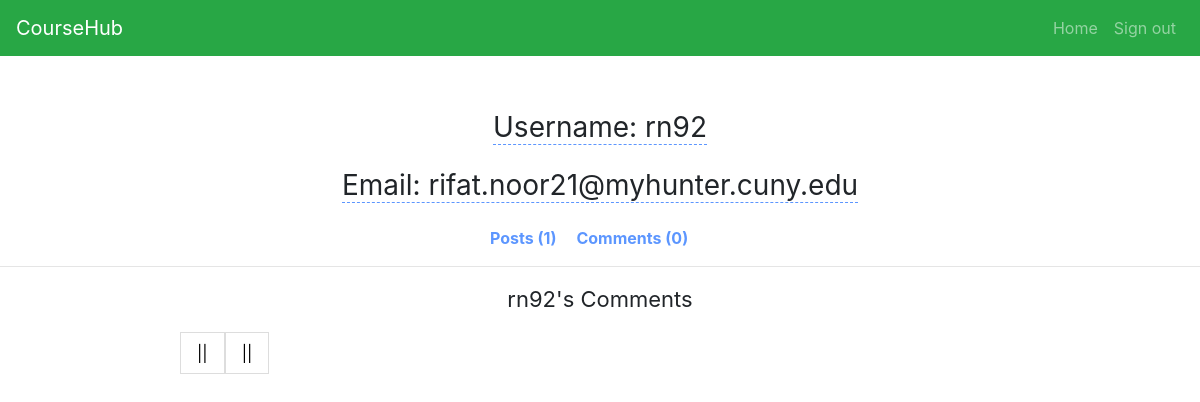
/usercenter/rn92/comment (signed in), run on an earlier commit of the app's database.
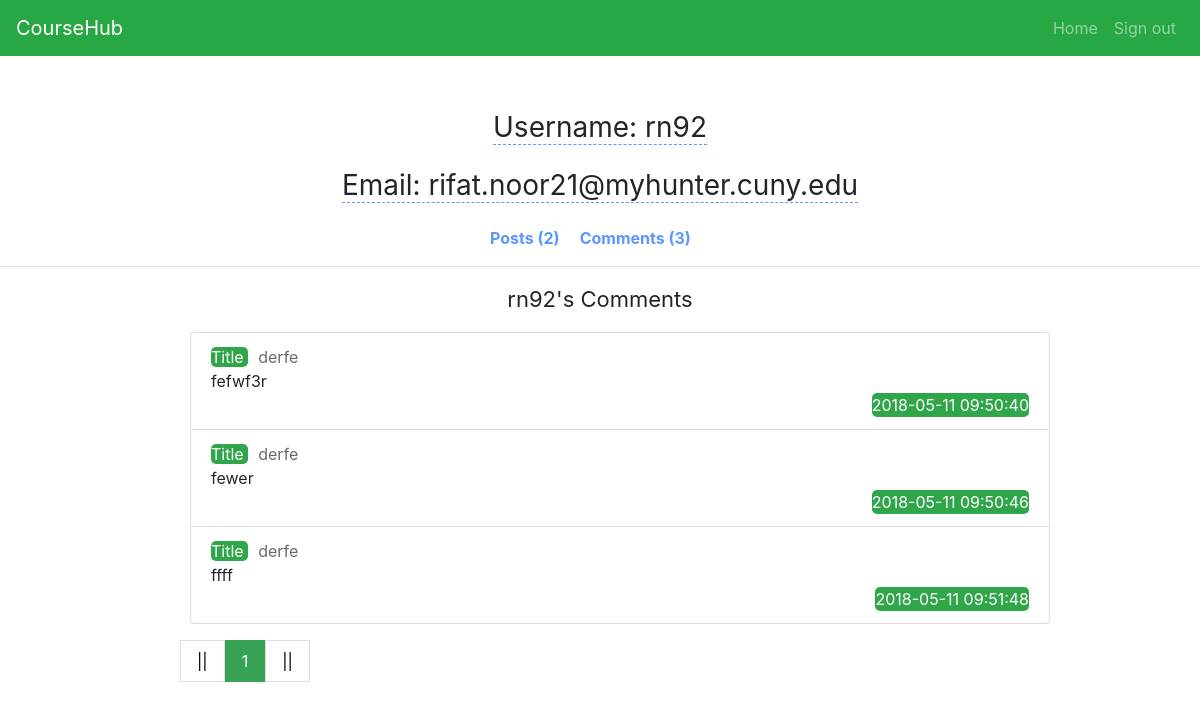
And on a later commit of the database.
### coursehubapp.py (models this page shows)
class User(UserMixin, db.Model):
    __tablename__ = 'user'
    id = db.Column(db.Integer, primary_key=True)
    username = db.Column(db.String(15), unique=True, nullable=False)
    email = db.Column(db.String(50), unique=True, nullable=False)
    password = db.Column(db.String(80), nullable=False)
    post = db.relationship('Post', backref='user', lazy='dynamic')
    comment = db.relationship('Comment', backref='user', lazy='dynamic')
    courses = db.relationship('Course', secondary=students_courses, backref=db.backref('students'), lazy='dynamic')

class Comment(db.Model):
    __tablename__ = 'comment'
    id = db.Column(db.Integer, primary_key=True)
    detail = db.Column(db.Text, nullable=False)
    user_id = db.Column(db.Integer, db.ForeignKey('user.id'), nullable=False)
    post_id = db.Column(db.Integer, db.ForeignKey('post.id'), nullable=False)
    comment_time = db.Column(db.DateTime, default=datetime.now)

class Post(db.Model):
    __tablename__ = 'post'
    __searchable__ = ['title']
    id = db.Column(db.Integer, primary_key=True)
    title = db.Column(db.String(100))
    description = db.Column(db.String())
    user_id = db.Column(db.Integer, db.ForeignKey('user.id'), nullable=False)
    course_id = db.Column(db.Integer, db.ForeignKey('course.id'), nullable=False)
    post_time = db.Column(db.DateTime, default=datetime.now)
    rating = db.Column(db.Integer)
    comment = db.relationship('Comment', backref='post', lazy='dynamic')

### coursehubapp.py (the view)
@app.route('/usercenter/<username>/<tag>')
@login_required
def usercenter(username, tag):
    user = User.query.filter(User.username == username).first()
    page = request.args.get(get_page_parameter(), type=int, default=1)
    pagination1 = user.post.paginate(page=page, per_page=10, error_out=False)
    pagination2 = user.comment.paginate(page=page, per_page=10, error_out=False)
    comments = pagination2.items
    posts = pagination1.items
    if tag == 'post':
        return render_template('usercenter1.html', user=user, pagination1=pagination1, posts=posts)
    else:
        return render_template('usercenter2.html', user=user, pagination2=pagination2, comments=comments)

### coursehubapp.py (called while the page is built)
@login_manager.user_loader
def load_user(user_id):
    return User.query.get(int(user_id))

### templates/usercenter2.html
{% extends 'usercenter.html' %}
{%block user%}
        <p class="users-comment"
           style="font-size: 22px; text-align: center;">{{ user.username }}'s Comments</p>
 <div class="all-comment" style="margin:0 auto;width:900px;height:auto;">
     <ul>
    {% for comments in comments %}
                <li class="list-group-item"  >
                    <span style="border-radius: 5px; background: #30a64a; color: white; margin-right: 10px;" >  Title  </span>
                    <span> <a style="color: #646c71;" href="{{ url_for('detail',post_id=comments.post.id) }}">  {{ comments.post.title }}</a></span>
                    <p class="detail">{{ comments.detail }}</p>
                    <span style="float: right; border-radius: 5px; background: #30a64a; color: white;">{{ comments.comment_time.strftime('%Y-%m-%d %H:%M:%S') }}</span>
                    <br>
                 </li>
        {% endfor %}
    </ul>
     </div>
    <div class="pagination-container">
    <ul class="pagination">
       {% if pagination2.has_prev %}
            <li><a href="{{url_for('usercenter',username=user.username,tag='comment', page = pagination2.page - 1)}}">«</a></li>
            {% else %}
            <li><a href="">||</a></li>
            {% endif %}
            {% for p in pagination2.iter_pages() %}
                {% if p %}
                    {% if p == pagination2.page %}
                <li ><a class="active" href="">{{p}}</a></li>
                {% else %}
                <li><a href="{{ url_for('usercenter',username=user.username,tag='comment', page=p)}}">{{p}}</a></li>
                {% endif %}
                {% else %}
                <li><a href="">&hellip;</a></li>
                {% endif %}
            {% endfor %}
            {% if pagination2.has_next %}
                <li><a href="{{url_for('usercenter',username=user.username,tag='comment',page=pagination2.page + 1)}}">»</a></li>
            {% else %}
             <li><a href="">||</a></li>
            {% endif %}
    </ul>
      </div>
{% endblock %}

### templates/usercenter.html (shortened to what this page needs)
<!DOCTYPE html>
<html lang="en">
<head>
 <link rel="stylesheet" href="https://maxcdn.bootstrapcdn.com/bootstrap/4.0.0/css/bootstrap.min.css">
 <link rel="stylesheet" type="text/css">
</head>
   <nav class="navbar navbar-expand-sm bg-success navbar-dark">
       <a class="navbar-brand" href="#">CourseHub</a>
           <ul class="navbar-nav ml-auto">
               <li class="nav-item">
                   <a class="nav-link" href="{{ url_for('userspage') }}"> Home</a>
               </li>
               <li class="nav-item">
                   <a class="nav-link" href="{{ url_for('logout') }}">Sign out</a>
               </li>
            </ul>
   </nav>
   <div class="user-info">
   <p><span style="border-bottom: dashed 1px #5c96ff; width: auto;">Username: {{ user.username }}</span></p>
   <p><span style="border-bottom: dashed 1px #5c96ff; width: auto;">Email: {{ user.email }}</span></p>
   </div>
<div class="header">
    <ul class="selection">
        <li> <a href="{{ url_for('usercenter',username=user.username,tag='post') }}">
          Posts ({{ user.post.count() }})</a> </li>
        <li><a href=" {{ url_for('usercenter',username=user.username,tag='comment')}}">
           Comments ({{ user.comment.count() }})</a> </li>
</ul>
</div>
<br> <hr>
{% block user %}{% endblock %}
</body>
</html>

### templates/usercenter.html (style rules this page uses)
.user-info { margin-top: 50px; }
.user-info p { text-align: center; height: auto; font-size: 28px; }
.header { margin-top: 20px; }
.selection { width: 300px; height: auto; margin:0 auto; }
.selection li { display: block; float: left; width: auto; text-align: center; margin-right: 20px; }
.selection a { width:auto; text-align: center; float: left; text-decoration: none; font-weight:bold; color: #5c96ff; }
.list-group-item p { margin: 0; }
.pagination { display: inline-block; padding: 0; margin: 0; }
.pagination li { display: inline; }
.pagination li a { color: black; float: left; padding: 8px 16px; text-decoration: none; transition: background-color .3s; border: 1px solid #ddd; }
.pagination li a.active { background-color: #38a356; color: white; border: 1px solid #38a356; }
.pagination-container { width: 70%; margin: 0 auto; }

What changed in the data, as far as the page shows it:
added Comment: post "derfe", detail "fefwf3r", comment_time "2018-05-11 09:50:40"
added Comment: post "derfe", detail "fewer", comment_time "2018-05-11 09:50:46"
added Comment: post "derfe", detail "ffff", comment_time "2018-05-11 09:51:48"
Also different on the page:
{{ user.post.count() }}: "1" → "2"
{{ user.comment.count() }}: "0" → "3"
new list line: "1"
